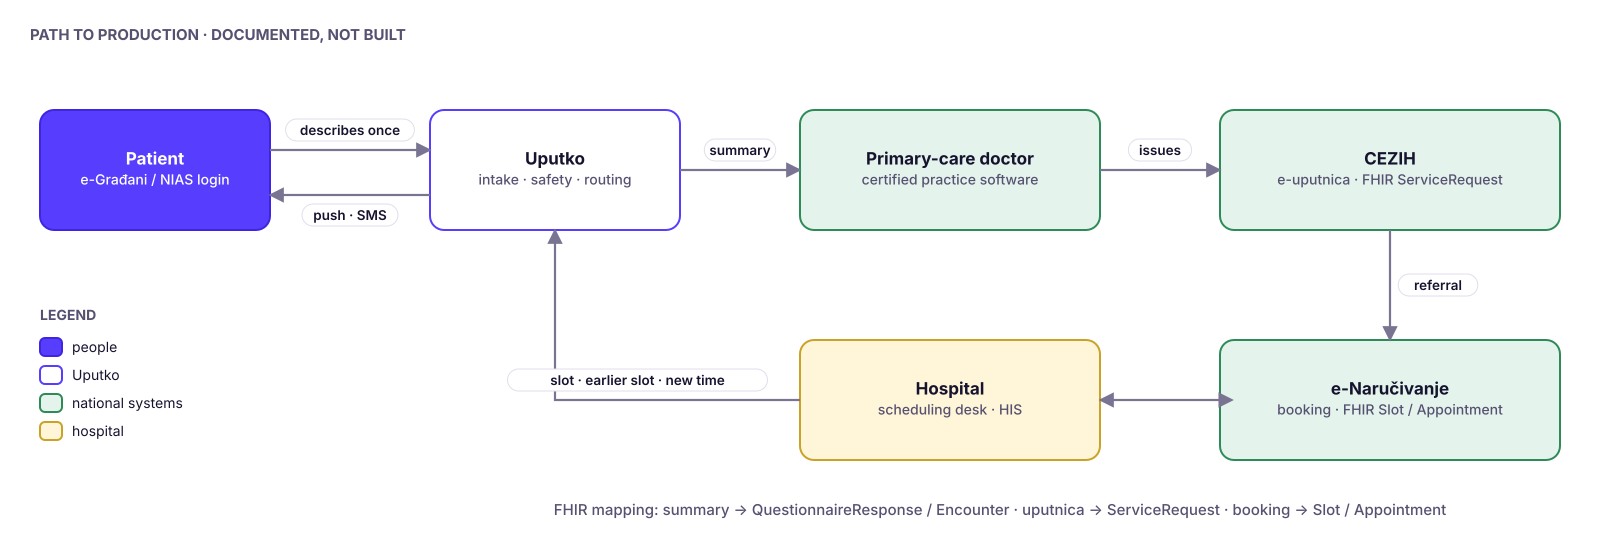

Generate this figure with Python:
"""Path to production (documented, not built): Uputko inside the national systems.

Run from this folder: python3 production-path.py && node render.cjs
"""

from kit import Diagram

d = Diagram(1600, 560, "Uputko path to production")
d.label(30, 40, "PATH TO PRODUCTION · DOCUMENTED, NOT BUILT")

d.box(40, 110, 230, 120, "person", ["Patient", "e-Građani / NIAS login"])
d.box(430, 110, 250, 120, "app", ["Uputko", "intake · safety · routing"])
d.box(800, 110, 300, 120, "national", ["Primary-care doctor", "certified practice software"])
d.box(1220, 110, 340, 120, "national", ["CEZIH", "e-uputnica · FHIR ServiceRequest"])

d.box(1220, 340, 340, 120, "national", ["e-Naručivanje", "booking · FHIR Slot / Appointment"])
d.box(800, 340, 300, 120, "hospital", ["Hospital", "scheduling desk · HIS"])

d.arrow([(270, 150), (430, 150)], "describes once", lx=0, ly=-16)
d.arrow([(430, 195), (270, 195)], "push · SMS", lx=0, ly=24)
d.arrow([(680, 170), (800, 170)], "summary", lx=0, ly=-16)
d.arrow([(1100, 170), (1220, 170)], "issues", lx=0, ly=-16)
d.arrow([(1390, 230), (1390, 340)], "referral", lx=48, ly=4)
d.arrow([(1220, 400), (1100, 400)], both=True)
d.arrow([(800, 400), (555, 400), (555, 230)], "slot · earlier slot · new time", at=0.0, lx=-40, ly=-16)

d.label(1000, 515, "FHIR mapping: summary → QuestionnaireResponse / Encounter · uputnica → ServiceRequest · booking → Slot / Appointment", size=15, weight=500, anchor="middle")
d.legend(40, 320, [("person", "people"), ("app", "Uputko"), ("national", "national systems"), ("hospital", "hospital")])

d.save("production-path")
